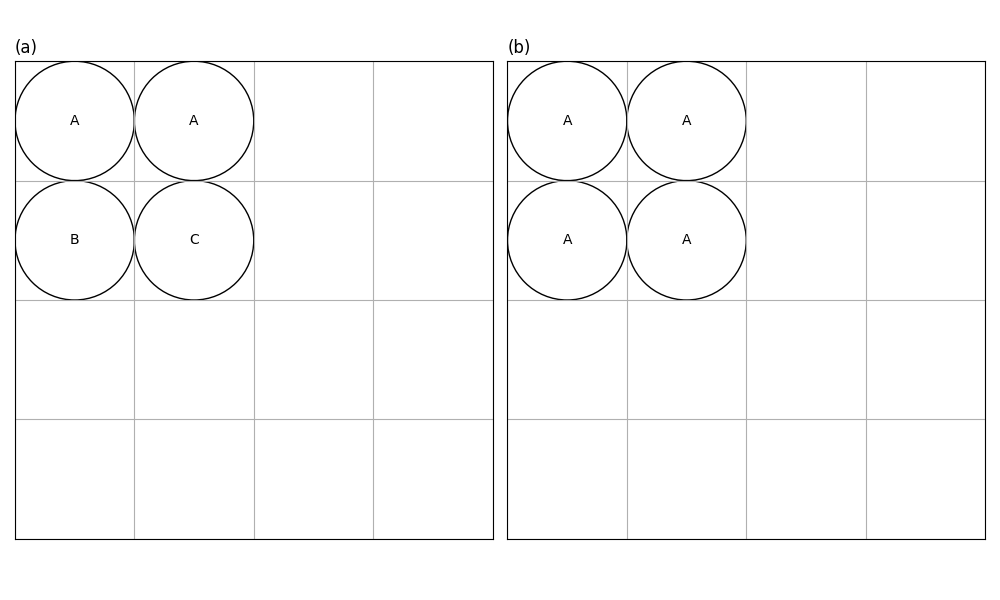

The Python source for this figure:
################################################
# Schematic diagram of image JPEG compression
# This diagram is inspired by "Comparison of Commonly Used Image Interpolation Methods" paper (4822.pdf)
# https://www.semanticscholar.org/paper/Comparison-of-Commonly-Used-Image-Interpolation-Han/47408d4854044f900d6ee757ca322de983d702ce
################################################

################################################
#
# EENG30009 Individual Research Project 3
# TOPIC: Single-image Super-resolution
#
# Yumu Xie
# University of Bristol
#
################################################

################################################
# Programming environment: WSL Linux subsystem of Windows
# Python version: 3.7.9
# Python setup is based on 'pyenv' (Simple Python version management)
# https://github.com/pyenv/pyenv
################################################

import matplotlib.pyplot as plt
import matplotlib.patches as patches

def main():
    # Set up the plotting area
    fig, axs = plt.subplots(1, 2, figsize=(10, 6))
    # Loop through each subplot to configure
    for ax in axs:
        # Draw a 4x4 grid
        ax.set_xticks(range(0, 5))
        ax.set_yticks(range(0, 5))
        # Turn grid on
        ax.grid(True)
        # Set the aspect of the plot to be equal
        ax.set_aspect('equal')
        # Turn off the axis labels and parameters
        ax.set_xticklabels([])
        ax.set_yticklabels([])
        ax.tick_params(left=False, bottom=False)
    # Original image
    # Add circles and letters to the left subplot (a)
    axs[0].add_patch(patches.Circle((0.5, 3.5), 0.5, fill=False)) # 'A'
    axs[0].add_patch(patches.Circle((1.5, 3.5), 0.5, fill=False)) # 'A'
    axs[0].add_patch(patches.Circle((0.5, 2.5), 0.5, fill=False)) # 'B'
    axs[0].add_patch(patches.Circle((1.5, 2.5), 0.5, fill=False)) # 'C'
    axs[0].text(0.5, 3.5, 'A', ha='center', va='center')
    axs[0].text(1.5, 3.5, 'A', ha='center', va='center')
    axs[0].text(0.5, 2.5, 'B', ha='center', va='center')
    axs[0].text(1.5, 2.5, 'C', ha='center', va='center')
    # JPEG compressed image
    # Add circles and letters to the right subplot (b)
    axs[1].add_patch(patches.Circle((0.5, 3.5), 0.5, fill=False)) # 'A'
    axs[1].add_patch(patches.Circle((1.5, 3.5), 0.5, fill=False)) # 'A'
    axs[1].add_patch(patches.Circle((0.5, 2.5), 0.5, fill=False)) # 'A'
    axs[1].add_patch(patches.Circle((1.5, 2.5), 0.5, fill=False)) # 'A'
    axs[1].text(0.5, 3.5, 'A', ha='center', va='center')
    axs[1].text(1.5, 3.5, 'A', ha='center', va='center')
    axs[1].text(0.5, 2.5, 'A', ha='center', va='center')
    axs[1].text(1.5, 2.5, 'A', ha='center', va='center')
    # Set subplot titles
    axs[0].set_title('(a)', loc='left') # left
    axs[1].set_title('(b)', loc='left') # right
    # Adjust the plot to fit figures without overlapping
    plt.tight_layout()
    # Save the plot
    plt.savefig('image_JPEG.png')
    # Display the plot
    plt.show()

if __name__ == "__main__":
    main()
